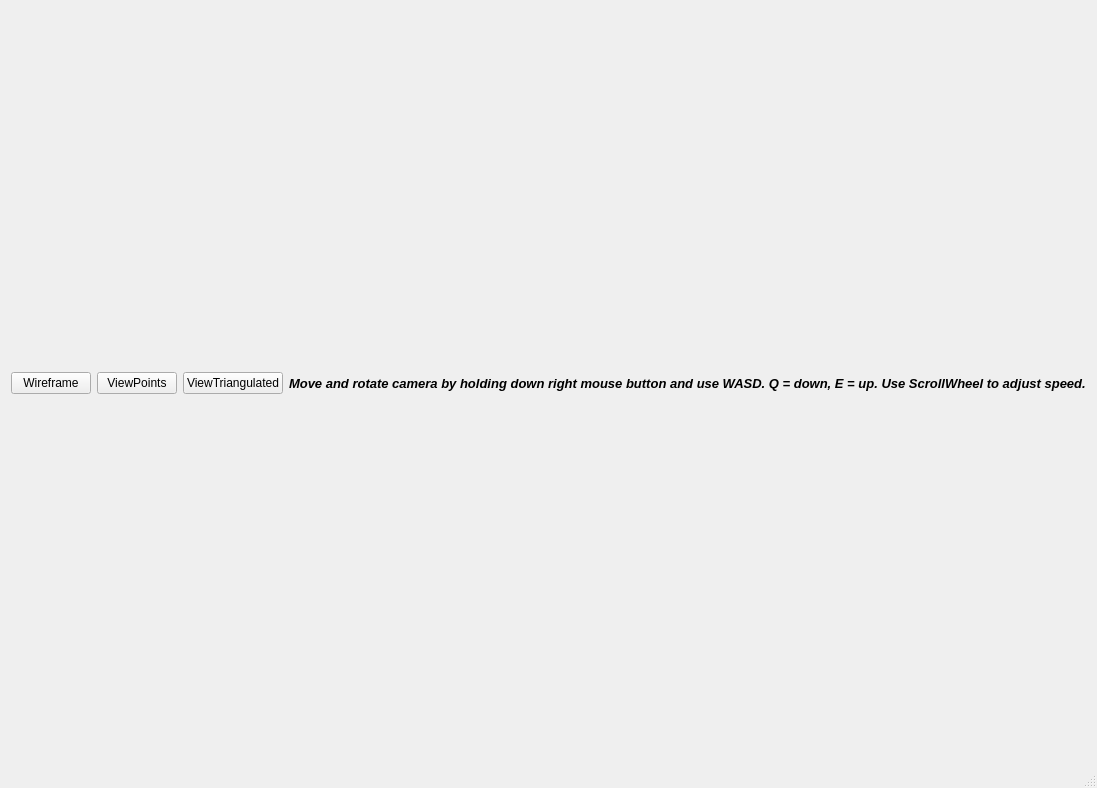
<?xml version="1.0" encoding="UTF-8"?>
<ui version="4.0">
 <class>MainWindow</class>
 <widget class="QMainWindow" name="MainWindow">
  <property name="geometry">
   <rect>
    <x>0</x>
    <y>0</y>
    <width>1047</width>
    <height>788</height>
   </rect>
  </property>
  <property name="windowTitle">
   <string>OpenGL in Qt</string>
  </property>
  <widget class="QWidget" name="centralWidget">
   <layout class="QVBoxLayout" name="verticalLayout">
    <item>
     <layout class="QHBoxLayout" name="horizontalLayout">
      <property name="sizeConstraint">
       <enum>QLayout::SetMaximumSize</enum>
      </property>
      <item>
       <widget class="QPushButton" name="pushButton">
        <property name="text">
         <string>Wireframe</string>
        </property>
       </widget>
      </item>
      <item>
       <widget class="QPushButton" name="pushButton_2">
        <property name="text">
         <string>ViewPoints</string>
        </property>
       </widget>
      </item>
      <item>
       <widget class="QPushButton" name="pushButton_3">
        <property name="text">
         <string>ViewTriangulated</string>
        </property>
       </widget>
      </item>
      <item>
       <widget class="QLabel" name="label">
        <property name="maximumSize">
         <size>
          <width>16777215</width>
          <height>30</height>
         </size>
        </property>
        <property name="font">
         <font>
          <pointsize>10</pointsize>
          <weight>75</weight>
          <italic>true</italic>
          <bold>true</bold>
         </font>
        </property>
        <property name="text">
         <string>Move and rotate camera by holding down right mouse button and use WASD. Q = down, E = up. Use ScrollWheel to adjust speed.</string>
        </property>
       </widget>
      </item>
      <item>
       <spacer name="horizontalSpacer">
        <property name="orientation">
         <enum>Qt::Horizontal</enum>
        </property>
        <property name="sizeHint" stdset="0">
         <size>
          <width>40</width>
          <height>20</height>
         </size>
        </property>
       </spacer>
      </item>
     </layout>
    </item>
    <item>
     <layout class="QVBoxLayout" name="OpenGLLayout"/>
    </item>
   </layout>
  </widget>
  <widget class="QMenuBar" name="menuBar">
   <property name="geometry">
    <rect>
     <x>0</x>
     <y>0</y>
     <width>1047</width>
     <height>20</height>
    </rect>
   </property>
  </widget>
  <widget class="QStatusBar" name="statusBar"/>
 </widget>
 <layoutdefault spacing="6" margin="11"/>
 <resources/>
 <connections/>
</ui>
